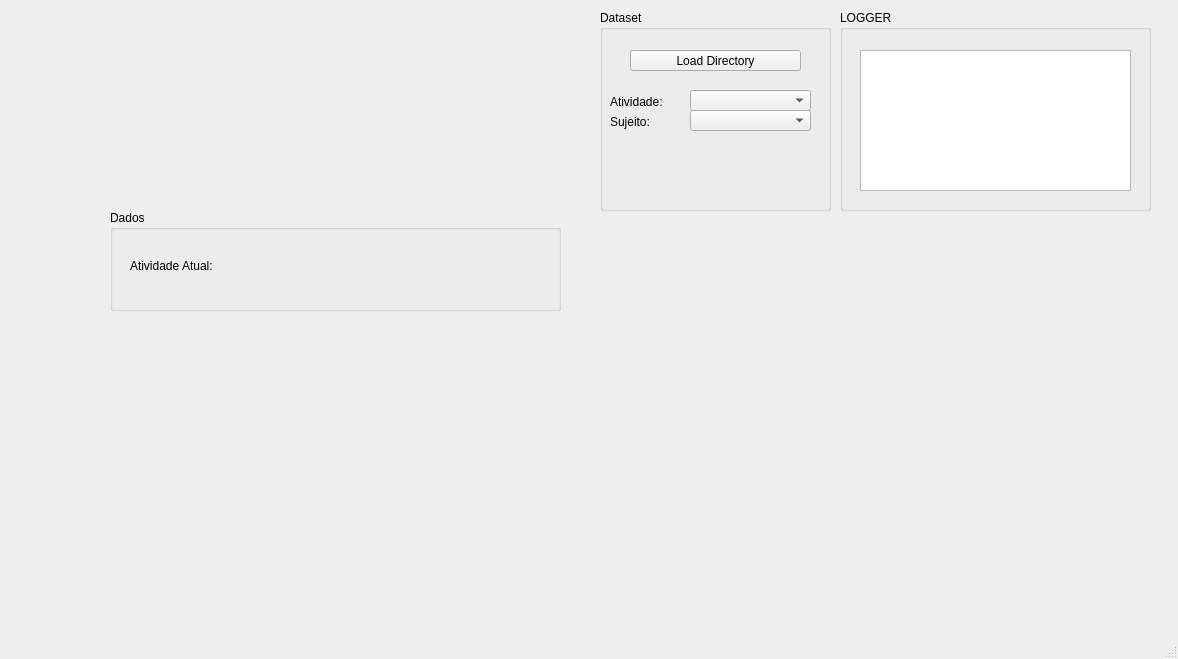
<?xml version="1.0" encoding="UTF-8"?>
<ui version="4.0">
 <class>MainWindow</class>
 <widget class="QMainWindow" name="MainWindow">
  <property name="geometry">
   <rect>
    <x>0</x>
    <y>0</y>
    <width>1178</width>
    <height>659</height>
   </rect>
  </property>
  <property name="windowTitle">
   <string>MainWindow</string>
  </property>
  <widget class="QWidget" name="centralwidget">
   <widget class="QGroupBox" name="groupBox">
    <property name="geometry">
     <rect>
      <x>840</x>
      <y>10</y>
      <width>311</width>
      <height>201</height>
     </rect>
    </property>
    <property name="title">
     <string>LOGGER</string>
    </property>
    <widget class="QPlainTextEdit" name="plainTextEdit">
     <property name="geometry">
      <rect>
       <x>20</x>
       <y>40</y>
       <width>271</width>
       <height>141</height>
      </rect>
     </property>
    </widget>
   </widget>
   <widget class="QGroupBox" name="groupBox_2">
    <property name="geometry">
     <rect>
      <x>600</x>
      <y>10</y>
      <width>231</width>
      <height>201</height>
     </rect>
    </property>
    <property name="title">
     <string>Dataset</string>
    </property>
    <widget class="QPushButton" name="loadDirectory">
     <property name="geometry">
      <rect>
       <x>30</x>
       <y>40</y>
       <width>171</width>
       <height>21</height>
      </rect>
     </property>
     <property name="text">
      <string>Load Directory</string>
     </property>
    </widget>
    <widget class="QComboBox" name="directoryBox">
     <property name="geometry">
      <rect>
       <x>90</x>
       <y>80</y>
       <width>121</width>
       <height>21</height>
      </rect>
     </property>
    </widget>
    <widget class="QComboBox" name="patientBox">
     <property name="geometry">
      <rect>
       <x>90</x>
       <y>100</y>
       <width>121</width>
       <height>21</height>
      </rect>
     </property>
    </widget>
    <widget class="QLabel" name="sujeitoLabel">
     <property name="geometry">
      <rect>
       <x>10</x>
       <y>100</y>
       <width>61</width>
       <height>24</height>
      </rect>
     </property>
     <property name="text">
      <string>Sujeito:</string>
     </property>
    </widget>
    <widget class="QLabel" name="atividadeLabel">
     <property name="geometry">
      <rect>
       <x>10</x>
       <y>80</y>
       <width>71</width>
       <height>24</height>
      </rect>
     </property>
     <property name="text">
      <string>Atividade:</string>
     </property>
    </widget>
   </widget>
   <widget class="QGroupBox" name="groupBox_6">
    <property name="geometry">
     <rect>
      <x>110</x>
      <y>210</y>
      <width>451</width>
      <height>101</height>
     </rect>
    </property>
    <property name="title">
     <string>Dados</string>
    </property>
    <widget class="QLabel" name="labelTipoAtividade">
     <property name="geometry">
      <rect>
       <x>20</x>
       <y>30</y>
       <width>91</width>
       <height>51</height>
      </rect>
     </property>
     <property name="text">
      <string>Atividade Atual:</string>
     </property>
    </widget>
    <widget class="QLabel" name="labelAtividadeDado">
     <property name="geometry">
      <rect>
       <x>120</x>
       <y>30</y>
       <width>301</width>
       <height>51</height>
      </rect>
     </property>
     <property name="text">
      <string/>
     </property>
    </widget>
   </widget>
  </widget>
  <widget class="QMenuBar" name="menubar">
   <property name="geometry">
    <rect>
     <x>0</x>
     <y>0</y>
     <width>1178</width>
     <height>21</height>
    </rect>
   </property>
  </widget>
  <widget class="QStatusBar" name="statusbar"/>
 </widget>
 <resources/>
 <connections/>
</ui>
